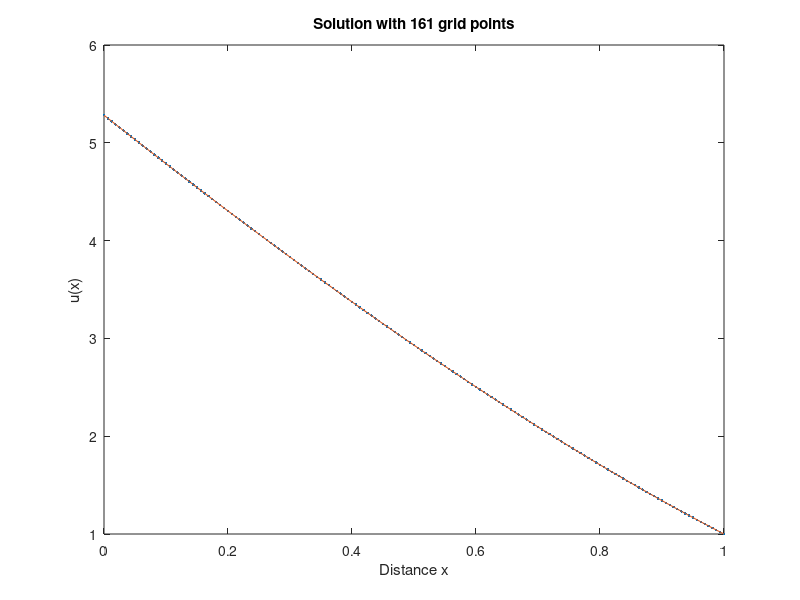

Recreate this plot in MATLAB.
m = 160;
h = 1/m;
x = 0:h:1;
% f(x)=exp(x);
% uture(x)=exp(x) + (-5-exp(0))*(x - 1) + 1 - exp(1);
a=8-exp(1);
b=1;
u=zeros(length(x),1); 

A=(-30*eye(length(x)-2)+diag(16*ones(1,length(x)-3),1)+diag(16*ones(1,length(x)-3),-1)-diag(ones(1,length(x)-4),-2)-diag(ones(1,length(x)-4),2))/(12*h^2);
A(1,1:4)=[-20,6,4,-1]/(12*h^2);
A(end,end-3:end)=[-1,4,6,-20]/(12*h^2);
%設定A矩陣

F=exp(x);
F(2)=exp(1/m)-(11*a)/(12*h^2);
F(3)=exp(2/m)+a/(12*h^2);
F(end-2)=exp(1-2/m)+b/(12*h^2);
F(end-1)=exp(1-1/m)-(11*b)/(12*h^2);
F2=F';
F2(1,:)=[];
F2(end,:)=[];
U = A\F2;
U2 = [a;U;b];


plot(x,U2,'.',x,exp(x) + (-5-exp(0))*(x - 1) + 1 - exp(1))
title('Solution with 161 grid points')
xlabel('Distance x')
ylabel('u(x)')

ana=exp(x) + (-5-exp(0))*(x - 1) + 1 - exp(1);
error=abs(U2'-ana);
l_2norm = sqrt((1/m)*sum(error.*error));

%  hval = [1/10, 1/20, 1/40, 1/80];
%  E = [1.29E-04, 3.22E-05, 8.04E-06, 2.01E-06];
%  h = hval';
%  E2 = E';
%  ntest = length(h);
%  loglog(h,E2,'o-')
%  axis([.5*min(h) 1.5*max(h)  .5*min(E) 1.5*max(E)])
%  title('log-log plot of errors vs. h')

% Ap = ones(ntest,2);
% Ap(:,2) = log(h);
% bp = log(E2);
% Kp = Ap\bp; % K + p*log(h) = log(E2), E2 = exp(K)*h.^p
% K = Kp(1);
% p = Kp(2);
% disp(sprintf('Least squares fit gives E(h) = %g * h^%g',exp(K),p))
% 
% add graph of this line to loglog plot:
% hold on
% err1 = exp(K)*h.^p;
% loglog(h,err1,'r')
% legend('errors', 'least squares fit','Location','SouthEast')
% hold off
